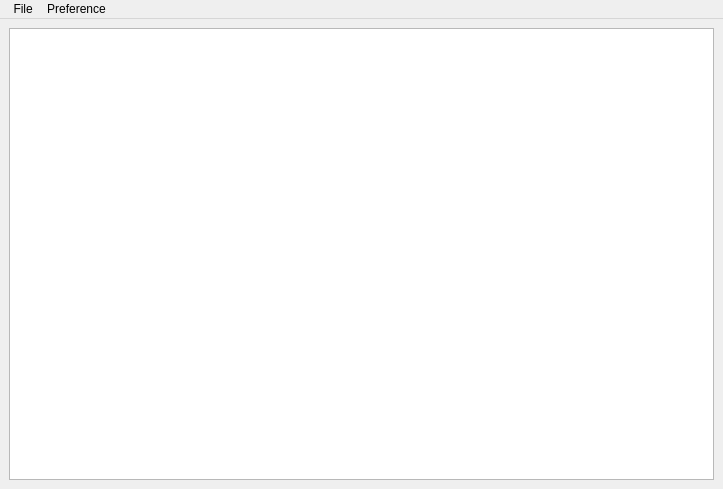
<?xml version="1.0" encoding="UTF-8"?>
<ui version="4.0">
 <class>MainWindow</class>
 <widget class="QMainWindow" name="MainWindow">
  <property name="geometry">
   <rect>
    <x>0</x>
    <y>0</y>
    <width>723</width>
    <height>489</height>
   </rect>
  </property>
  <property name="windowTitle">
   <string>MainWindow</string>
  </property>
  <widget class="QWidget" name="centralwidget">
   <layout class="QVBoxLayout" name="verticalLayout">
    <item>
     <widget class="QTextEdit" name="textEdit">
      <property name="font">
       <font>
        <family>Arial</family>
        <pointsize>14</pointsize>
       </font>
      </property>
      <property name="autoFillBackground">
       <bool>true</bool>
      </property>
     </widget>
    </item>
   </layout>
  </widget>
  <widget class="QMenuBar" name="menubar">
   <property name="geometry">
    <rect>
     <x>0</x>
     <y>0</y>
     <width>723</width>
     <height>21</height>
    </rect>
   </property>
   <widget class="QMenu" name="menuFile">
    <property name="title">
     <string> File</string>
    </property>
    <property name="separatorsCollapsible">
     <bool>false</bool>
    </property>
    <addaction name="actionNew"/>
    <addaction name="actionOpen"/>
    <addaction name="actionSave"/>
    <addaction name="actionSave_as"/>
    <addaction name="actionBold"/>
   </widget>
   <widget class="QMenu" name="menuPreference">
    <property name="title">
     <string>Preference</string>
    </property>
    <addaction name="actionWord_wrap"/>
    <addaction name="actionDark_mode"/>
   </widget>
   <addaction name="menuFile"/>
   <addaction name="menuPreference"/>
  </widget>
  <action name="actionNew">
   <property name="text">
    <string>New</string>
   </property>
   <property name="shortcut">
    <string>Ctrl+N</string>
   </property>
  </action>
  <action name="actionOpen">
   <property name="text">
    <string>Open</string>
   </property>
   <property name="shortcut">
    <string>Ctrl+O</string>
   </property>
  </action>
  <action name="actionSave">
   <property name="text">
    <string>Save</string>
   </property>
   <property name="shortcut">
    <string>Ctrl+S</string>
   </property>
  </action>
  <action name="actionSave_as">
   <property name="text">
    <string>Save as</string>
   </property>
   <property name="shortcut">
    <string>Ctrl+Shift+S</string>
   </property>
  </action>
  <action name="actionWord_wrap">
   <property name="checkable">
    <bool>true</bool>
   </property>
   <property name="checked">
    <bool>true</bool>
   </property>
   <property name="text">
    <string>Word wrap</string>
   </property>
   <property name="shortcut">
    <string>Ctrl+Shift+W</string>
   </property>
  </action>
  <action name="actionDark_mode">
   <property name="checkable">
    <bool>true</bool>
   </property>
   <property name="text">
    <string>Dark mode</string>
   </property>
   <property name="shortcut">
    <string>Ctrl+D</string>
   </property>
  </action>
  <action name="actionBold">
   <property name="text">
    <string>Bold</string>
   </property>
   <property name="shortcut">
    <string>Ctrl+B</string>
   </property>
  </action>
 </widget>
 <resources/>
 <connections/>
</ui>
